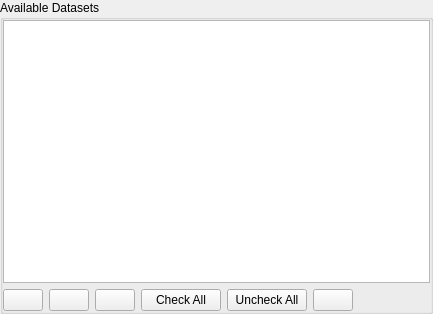
<?xml version="1.0" encoding="UTF-8"?>
<ui version="4.0">
 <class>QgsMeshDatasetGroupProvidedWidgetBase</class>
 <widget class="QWidget" name="QgsMeshDatasetGroupProvidedWidgetBase">
  <property name="geometry">
   <rect>
    <x>0</x>
    <y>0</y>
    <width>433</width>
    <height>314</height>
   </rect>
  </property>
  <property name="windowTitle">
   <string>Form</string>
  </property>
  <layout class="QHBoxLayout" name="horizontalLayout">
   <property name="leftMargin">
    <number>0</number>
   </property>
   <property name="topMargin">
    <number>0</number>
   </property>
   <property name="rightMargin">
    <number>0</number>
   </property>
   <property name="bottomMargin">
    <number>0</number>
   </property>
   <item>
    <widget class="QGroupBox" name="groupBox">
     <property name="title">
      <string>Available Datasets</string>
     </property>
     <layout class="QVBoxLayout" name="verticalLayout_7">
      <property name="leftMargin">
       <number>0</number>
      </property>
      <property name="topMargin">
       <number>0</number>
      </property>
      <property name="rightMargin">
       <number>0</number>
      </property>
      <property name="bottomMargin">
       <number>0</number>
      </property>
      <item>
       <widget class="QgsMeshDatasetGroupProvidedTreeView" name="mDatasetGroupProvidedTreeView"/>
      </item>
      <item>
       <layout class="QHBoxLayout" name="horizontalLayout_2">
        <property name="topMargin">
         <number>0</number>
        </property>
        <item>
         <widget class="QPushButton" name="mAddDatasetButton">
          <property name="toolTip">
           <string>Assign Extra Dataset to Mesh</string>
          </property>
          <property name="text">
           <string/>
          </property>
          <property name="icon">
           <iconset resource="../../../images/images.qrc">
            <normaloff>:/images/themes/default/mActionAdd.svg</normaloff>:/images/themes/default/mActionAdd.svg</iconset>
          </property>
         </widget>
        </item>
        <item>
         <widget class="QPushButton" name="mCollapseButton">
          <property name="toolTip">
           <string>Collapse All</string>
          </property>
          <property name="text">
           <string/>
          </property>
          <property name="icon">
           <iconset resource="../../../images/images.qrc">
            <normaloff>:/images/themes/default/mActionCollapseTree.svg</normaloff>:/images/themes/default/mActionCollapseTree.svg</iconset>
          </property>
         </widget>
        </item>
        <item>
         <widget class="QPushButton" name="mExpandButton">
          <property name="toolTip">
           <string>Expand All</string>
          </property>
          <property name="text">
           <string/>
          </property>
          <property name="icon">
           <iconset resource="../../../images/images.qrc">
            <normaloff>:/images/themes/default/mActionExpandTree.svg</normaloff>:/images/themes/default/mActionExpandTree.svg</iconset>
          </property>
         </widget>
        </item>
        <item>
         <widget class="QPushButton" name="mCheckAllButton">
          <property name="text">
           <string>Check All</string>
          </property>
         </widget>
        </item>
        <item>
         <widget class="QPushButton" name="mUnCheckAllButton">
          <property name="text">
           <string>Uncheck All</string>
          </property>
         </widget>
        </item>
        <item>
         <widget class="QPushButton" name="mResetDefaultButton">
          <property name="toolTip">
           <string>Reset Default</string>
          </property>
          <property name="text">
           <string/>
          </property>
          <property name="icon">
           <iconset resource="../../../images/images.qrc">
            <normaloff>:/images/themes/default/mActionRefresh.svg</normaloff>:/images/themes/default/mActionRefresh.svg</iconset>
          </property>
         </widget>
        </item>
        <item>
         <spacer name="horizontalSpacer_2">
          <property name="orientation">
           <enum>Qt::Horizontal</enum>
          </property>
          <property name="sizeHint" stdset="0">
           <size>
            <width>40</width>
            <height>20</height>
           </size>
          </property>
         </spacer>
        </item>
       </layout>
      </item>
     </layout>
    </widget>
   </item>
  </layout>
 </widget>
 <customwidgets>
  <customwidget>
   <class>QgsMeshDatasetGroupProvidedTreeView</class>
   <extends>QTreeView</extends>
   <header>qgsmeshdatasetgrouptreeview.h</header>
  </customwidget>
 </customwidgets>
 <resources>
  <include location="../../../images/images.qrc"/>
 </resources>
 <connections/>
</ui>
